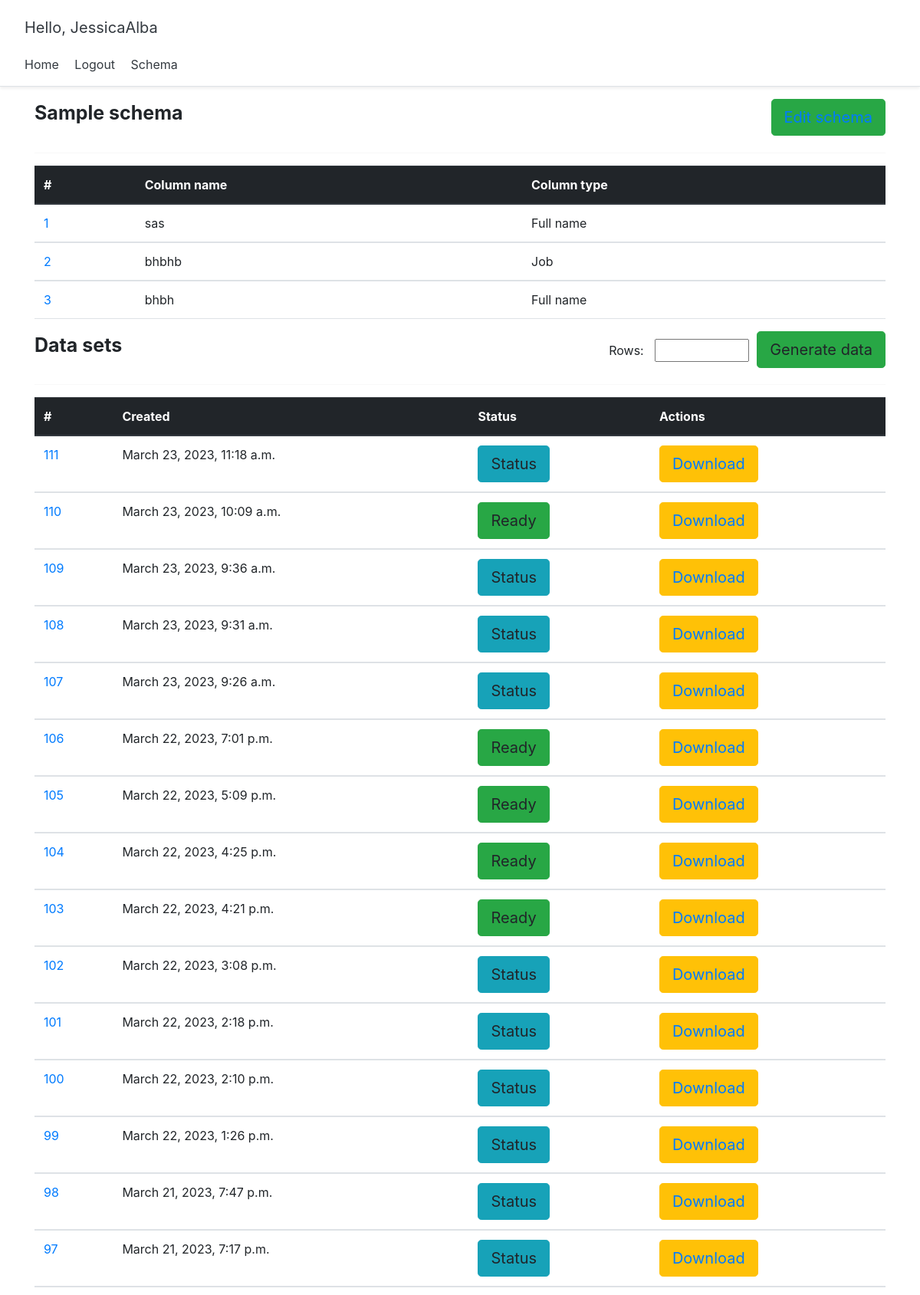
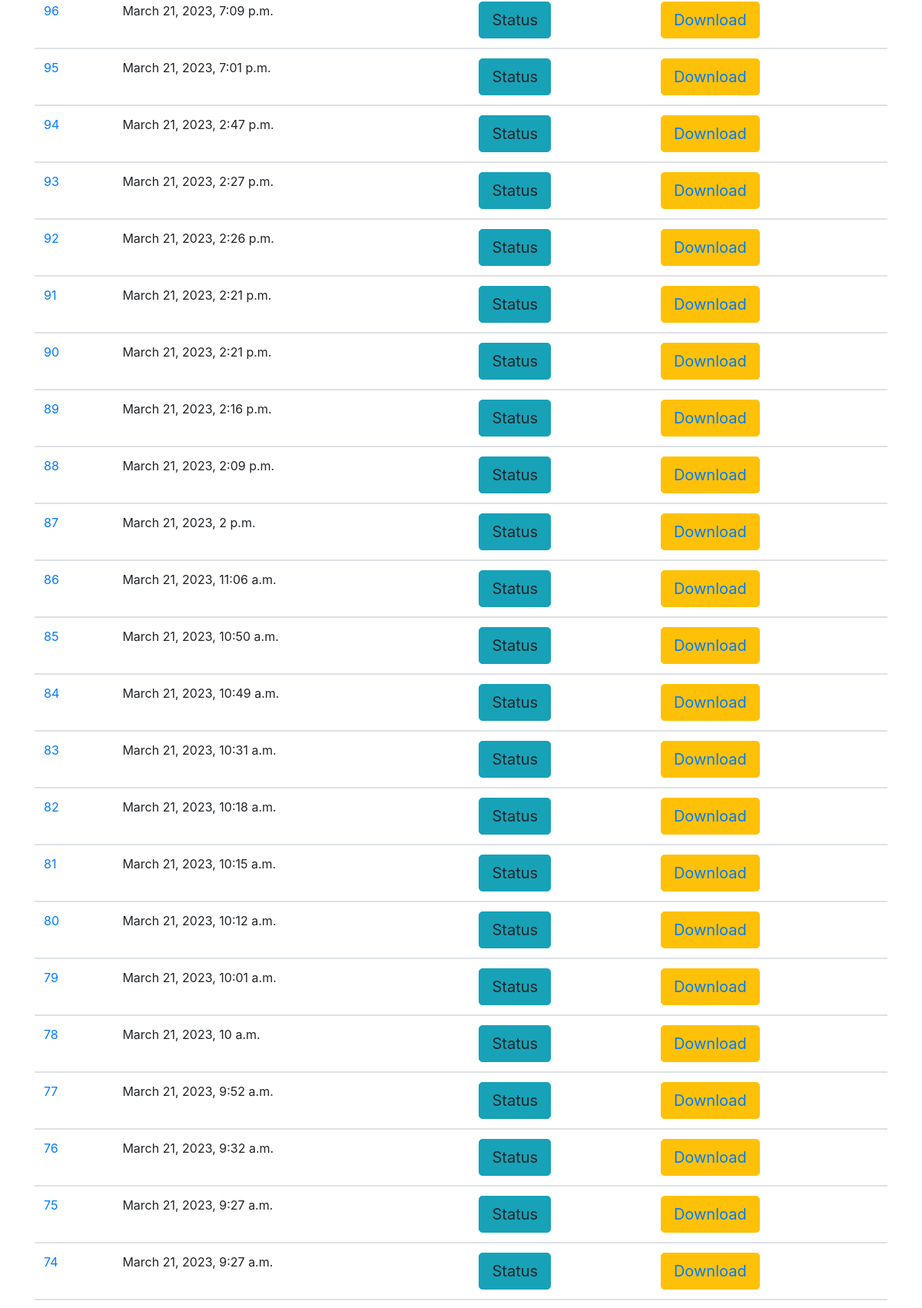
Page /schema/generate (signed in, upper part) on the committed database (2 pictures, top to bottom).
### schema/models.py (models this page shows, shortened)
class Column(models.Model):
    id = models.AutoField(primary_key=True)
    column_name = models.CharField(max_length=50)
    type = models.IntegerField(choices=COLUMN_TYPE_CHOICES)
    order = models.IntegerField()
    schema = models.ForeignKey(Schema, on_delete=models.CASCADE, related_name='columns')

class Schema(models.Model):
    id = models.AutoField(primary_key=True)
    schema_name = models.CharField(max_length=50)
    column_separator = models.IntegerField(choices=COLUMN_SEPARATOR_CHOICES, default=1)
    string_character = models.IntegerField(choices=STRING_CHARACTER_CHOICES, default=1)
    created_at = models.DateTimeField(editable=False, auto_now=datetime.datetime.now())
    updated_at = models.DateTimeField(auto_now=datetime.datetime.now())
    status = models.BooleanField(default=False)
    user = models.ForeignKey(User, on_delete=models.CASCADE, related_name='schemas')

### schema/views.py (the view)
# urls.py: path('schema/generate', generate_data, name='generate_data'),
def generate_data(request):
    context = {}
    schemas = Schema.objects.filter(user=request.user).order_by('-created_at')
    last_schema = schemas.first()
    columns = last_schema.columns.order_by('order')
    if request.method == 'POST':
        CSVManager(last_schema, request.POST.get('rows')).file_writer()
    context['data_column'] = columns
    context['data_schema'] = schemas
    context['last_schema'] = last_schema
    return render(request, 'generate_data.html', context)

### schema/templates/generate_data.html (shortened to what this page needs)
{% extends 'home.html' %}
{% block content %}
    <div class="container">
        <div class="d-flex flex-column">
            <link href="//maxcdn.bootstrapcdn.com/bootstrap/4.1.1/css/bootstrap.min.css" rel="stylesheet" id="bootstrap-css">
            <link rel="stylesheet" href="https://use.fontawesome.com/releases/v5.8.1/css/all.css">
            <div style="text-align: right">
                <p style="float: left; font-weight: bold; font-size: 25px">Sample schema</p>
                  <button style="float: right" type="submit"
                    class="btn btn-success btn-lg gradient-custom-4 text-body"><a href="{% url 'edit_schema' last_schema.id %}">Edit schema</a>
                  </button>
            </div>
            <hr>
        <table class="table">
          <thead class="thead-dark">
            <tr>
              <th scope="col">#</th>
              <th scope="col">Column name</th>
              <th scope="col">Column type</th>
            </tr>
          </thead>
            {% for column in data_column %}
              <tbody>
                <tr>
                  <td><a href="#">{{column.order}}</a></td>
                  <td>{{column.column_name}}</td>
                    <td>{{column.get_type_display}}</td>
                </tr>
              </tbody>
            {% endfor %}
        </table>
        <form method="post" action="" id="generate-data-form">
        <div style="text-align: right">
                <p style="float: left; font-weight: bold; font-size: 25px">Data sets</p>
                Rows: <input style="margin: 10px;" type="text" id="rows" name="rows" required minlength="1" maxlength="8" size="7">
                  <button id="generate_data" style="float: right" type="submit"
                    class="btn btn-success btn-lg gradient-custom-4 text-body">Generate data
                  </button>
        </div>
        </form>
        <hr>
        <table class="table">
          <thead class="thead-dark">
            <tr>
              <th scope="col">#</th>
              <th scope="col">Created</th>
              <th scope="col">Status</th>
              <th scope="col">Actions</th>
            </tr>
          </thead>
            {% for schema in data_schema %}
              <tbody>
                <tr>
                  <td><a href="#">{{schema.id}}</a></td>
                  <td>{{schema.created_at}}</td>
                  <td>
                  {% if schema.status %}
                      <button id="status-button" type="submit"
                        class="btn btn-success btn-lg gradient-custom-4 text-body">Ready
                      </button>
                  {% else %}
                      <button id="status-button" type="submit"
                        class="btn btn-info btn-lg gradient-custom-4 text-body">Status
                      </button>
                  {% endif %}
                  </td>
                    <td>
                  <button type="submit"
                    class="btn btn-warning btn-lg gradient-custom-4 text-body"><a href="{% url 'download' schema.schema_name %}">Download</a>
                  </button>
                  </td>
                </tr>
              </tbody>
            {% endfor %}
            </table>
        </div>
    </div>
{% endblock content%}

### user/templates/home.html (shortened to what this page needs)
{% extends 'base.html' %}

### templates/base.html (shortened to what this page needs)
<!DOCTYPE html>
<html lang="en">
    <head>
        <link href="https://cdn.jsdelivr.net/npm/bootstrap@5.2.2/dist/css/bootstrap.min.css" rel="stylesheet">
    </head>
    <body>
        {% include 'snippets/header.html' %}
        {% block content %}
        {% endblock %}
    </body>
</html>

### templates/snippets/header.html (shortened to what this page needs)
<div class="d-flex flex-column flex-md-row align-items-center p-3 px-md-4 mb-3 bg-white border-bottom shadow-sm">
  <nav class="my-2 my-md-0 mr-md-3">
  	{% if request.user.is_authenticated %}
	  <h5 class="my-0 mr-md-auto font-weight-normal">
	  	<p class="p-2 text-dark">Hello, {{request.user.username}}</p>
	  </h5>
	  	<a class="p-2 text-dark" href="{% url 'home' %}">Home</a>
	    <a class="p-2 text-dark" href="{% url 'logout' %}">Logout</a>
        <a class="p-2 text-dark" href="{% url 'schemas' %}">Schema</a>
	{% else %}
		<a class="p-2 text-dark" href="{% url 'home' %}">Home</a>
	    <a class="p-2 text-dark" href="{% url 'login' %}">Login</a>
	{% endif %}
  </nav>
</div>

### templates/snippets/header.html (style rules this page uses)
@media (min-width: 768px) { html { font-size: 16px; } }

### rows in the picture
Column: order "1", column_name "sas", type "Full name"
Column: order "2", column_name "bhbhb", type "Job"
Column: order "3", column_name "bhbh", type "Full name"
Schema: id "111", created_at "March 23, 2023, 11:18 a.m.", status "Status"
Schema: id "110", created_at "March 23, 2023, 10:09 a.m.", status "Ready"
Schema: id "109", created_at "March 23, 2023, 9:36 a.m.", status "Status"
Schema: id "108", created_at "March 23, 2023, 9:31 a.m.", status "Status"
Schema: id "107", created_at "March 23, 2023, 9:26 a.m.", status "Status"
Schema: id "106", created_at "March 22, 2023, 7:01 p.m.", status "Ready"
Schema: id "105", created_at "March 22, 2023, 5:09 p.m.", status "Ready"
Schema: id "104", created_at "March 22, 2023, 4:25 p.m.", status "Ready"
Schema: id "103", created_at "March 22, 2023, 4:21 p.m.", status "Ready"
Schema: id "102", created_at "March 22, 2023, 3:08 p.m.", status "Status"
Schema: id "101", created_at "March 22, 2023, 2:18 p.m.", status "Status"
Schema: id "100", created_at "March 22, 2023, 2:10 p.m.", status "Status"
Schema: id "99", created_at "March 22, 2023, 1:26 p.m.", status "Status"
Schema: id "98", created_at "March 21, 2023, 7:47 p.m.", status "Status"
Schema: id "97", created_at "March 21, 2023, 7:17 p.m.", status "Status"
Schema: id "96", created_at "March 21, 2023, 7:09 p.m.", status "Status"
Schema: id "95", created_at "March 21, 2023, 7:01 p.m.", status "Status"
Schema: id "94", created_at "March 21, 2023, 2:47 p.m.", status "Status"
Schema: id "93", created_at "March 21, 2023, 2:27 p.m.", status "Status"
Schema: id "92", created_at "March 21, 2023, 2:26 p.m.", status "Status"
Schema: id "91", created_at "March 21, 2023, 2:21 p.m.", status "Status"
Schema: id "90", created_at "March 21, 2023, 2:21 p.m.", status "Status"
Schema: id "89", created_at "March 21, 2023, 2:16 p.m.", status "Status"
Schema: id "88", created_at "March 21, 2023, 2:09 p.m.", status "Status"
Schema: id "87", created_at "March 21, 2023, 2 p.m.", status "Status"
Schema: id "86", created_at "March 21, 2023, 11:06 a.m.", status "Status"
Schema: id "85", created_at "March 21, 2023, 10:50 a.m.", status "Status"
Schema: id "84", created_at "March 21, 2023, 10:49 a.m.", status "Status"
Schema: id "83", created_at "March 21, 2023, 10:31 a.m.", status "Status"
Schema: id "82", created_at "March 21, 2023, 10:18 a.m.", status "Status"
Schema: id "81", created_at "March 21, 2023, 10:15 a.m.", status "Status"
Schema: id "80", created_at "March 21, 2023, 10:12 a.m.", status "Status"
Schema: id "79", created_at "March 21, 2023, 10:01 a.m.", status "Status"
Schema: id "78", created_at "March 21, 2023, 10 a.m.", status "Status"
Schema: id "77", created_at "March 21, 2023, 9:52 a.m.", status "Status"
Schema: id "76", created_at "March 21, 2023, 9:32 a.m.", status "Status"
Schema: id "75", created_at "March 21, 2023, 9:27 a.m.", status "Status"
Schema: id "74", created_at "March 21, 2023, 9:27 a.m.", status "Status"

### other values in the picture
{{ request.user.username }} "JessicaAlba"
